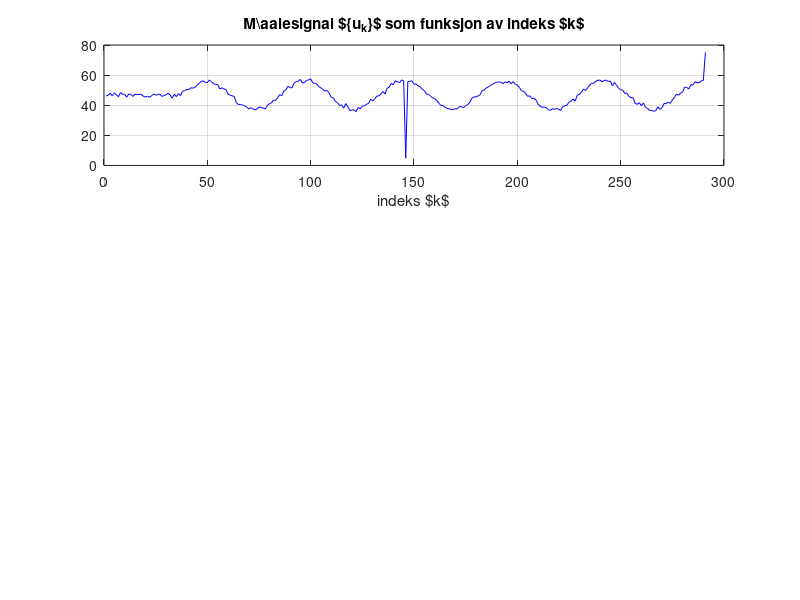

This chart was generated by the following MATLAB code:
%--------------------------------------------------- 
% j) Nyttige kommandoer  
%  
%  find, NaN
%--------------------------------------------------- 

clear; close all; clc

% laster inn .mat-fil bestående av tidsvektor "Tid" og 
% måling "Lys" som er fra lyssensoren 
load('Lego_measurements_oppg_1j.mat')         

% gir variablene nytt navn i henhold til kompendiet
u = Lys;
t = Tid;

% Figur 1 med 3x1 subplot
figure

% -----------------------------------------
% Plotting av data kun mot indeks
subplot(3,1,1)
plot(u,'b')  % kun ett argument i plot-kallet = plotting mot indeks
grid
title('M{\aa}lesignal $\{u_k\}$ som funksjon av indeks $k$')
xlabel('indeks $k$')
ylim([0 80])


